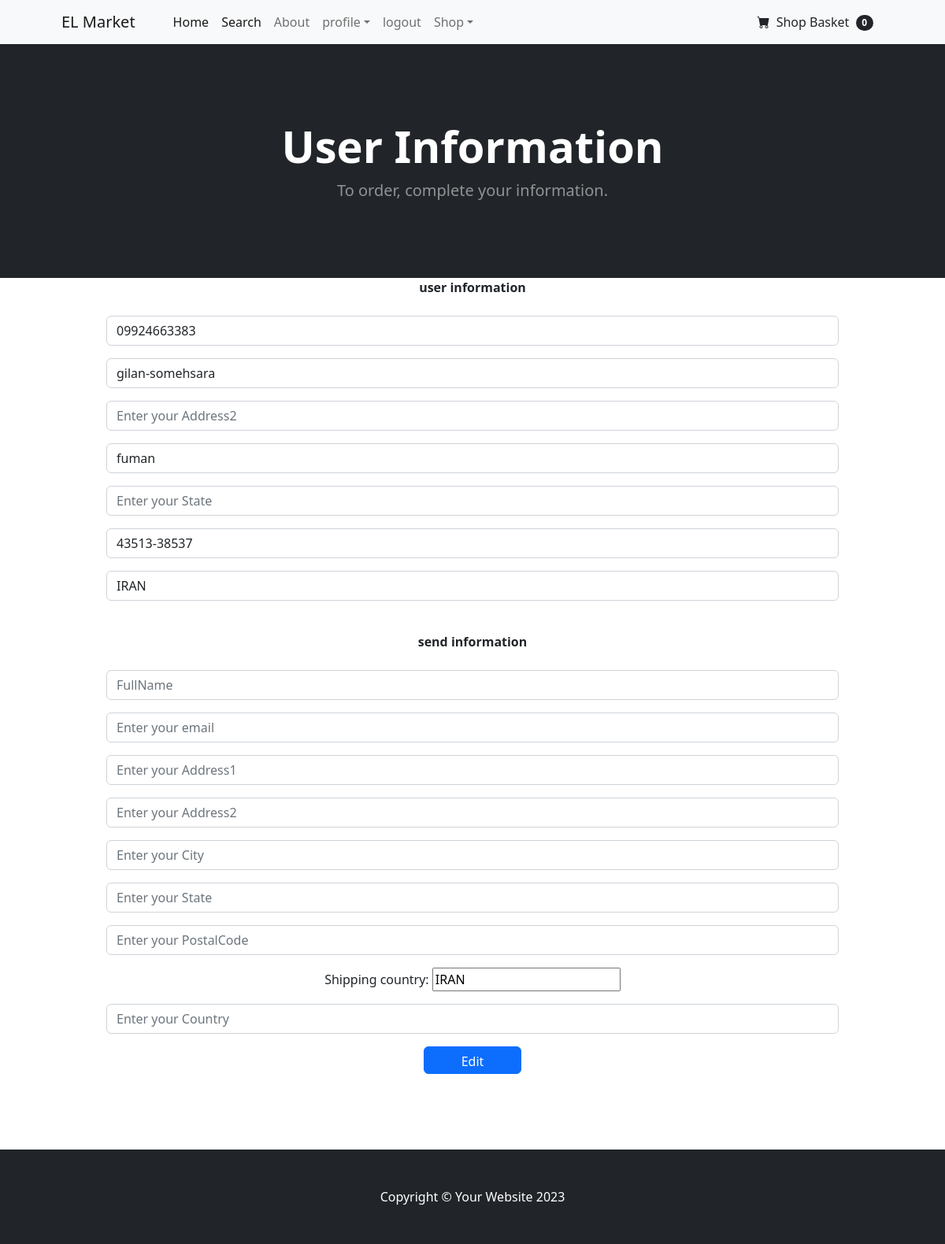
The page /update_info/ (signed in) on the database its author committed.
### shop/models.py (models this page shows, shortened)
class Profile(models.Model):
    user = models.OneToOneField(User, on_delete=models.CASCADE)
    date_modified = models.DateTimeField(User, auto_now=True)
    phone = models.CharField(max_length=25, blank=True)
    address1 = models.CharField(max_length=200, blank=True)
    address2 = models.CharField(max_length=25, blank=True)
    city = models.CharField(max_length=25, blank=True)
    state = models.CharField(max_length=25, blank=True)
    zipcode = models.CharField(max_length=25, blank=True)
    county = models.CharField(max_length=25, default="IRAN")
    old_cart = models.CharField(max_length=200, blank=True, null= True)

### payment/models.py (models this page shows, shortened)
class ShippingAddress(models.Model):
    user = models.ForeignKey(User, on_delete=models.CASCADE, null=True, blank=True)
    shipping_full_name = models.CharField(max_length=250)
    shipping_email = models.CharField(max_length=250)
    shipping_address1 = models.CharField(max_length=200, blank=True)
    shipping_address2 = models.CharField(max_length=25, blank=True, null=True)
    shipping_city = models.CharField(max_length=25, blank=True)
    shipping_state = models.CharField(max_length=25, blank=True)
    shipping_zipcode = models.CharField(max_length=25, blank=True)
    shipping_country = models.CharField(max_length=25, default="IRAN")
    shipping_old_cart = models.CharField(max_length=200, blank=True, null=True)
    class Meta:
        verbose_name_plural = "Shipping Addresses"

### shop/views.py (the view)
# urls.py: path('update_info/',views.update_info, name= "update_info"),
def update_info(request):
    if request.user.is_authenticated:
        current_user = Profile.objects.get(user=request.user)
        shipping_user, created = ShippingAddress.objects.get_or_create(user=request.user)
        form = UpdateUserInfo(request.POST or None, instance=current_user)
        shipping_form = ShippingForm(request.POST or None, instance=shipping_user)
        if form.is_valid() and shipping_form.is_valid():
            form.save()
            shipping_form.save()
            messages.success(request, "User Information has been edited")
            return redirect("home")
        return render(request, "update_info.html", {
            "form": form,
            "shipping_form": shipping_form,
        })
    else:
        messages.warning(request, "You must login first")
        return redirect("home")

### cart/cart.py (called while the page is built)
    def __len__(self):
        return len(self.cart)

### cart/context_processor.py (called while the page is built)
def cart(request):
    return{'cart': Cart(request)}

### shop/templates/update_info.html (shortened to what this page needs)
{% extends "base.html" %}
{% block content %}
<header class="bg-dark py-5">
    <div class="container px-4 px-lg-5 my-5">
        <div class="text-center text-white">
            <h1 class="display-4 fw-bolder">User Information</h1>
            <p class="lead fw-normal text-white-50 mb-0">To order, complete your information.</p>
        </div>
    </div>
</header>
<div class="container">
    <div class="row">
        <center>
            <div class="col-10">
                <strong>user information</strong>
                <br>
                <br>
                <form method="post" action="{% url 'update_info' %}">
                    {{ form.as_p }}
                    <br>
                    <strong>send information</strong>
                    <br>
                    <br>
                    {{ shipping_form.as_p }}
                    <button style="width: 124px; height: 35px;" type="submit" class="btn btn-primary"
                        styl=>Edit</button>
                </form>
                <br>
            </div>
            <br>
            <br>
            <br>
        </center>
    </div>
</div>
{% endblock %}

### rows shown on the page
Profile: phone "09924663383", address1 "gilan-somehsara", city "fuman", zipcode "43513-38537", county "IRAN"
ShippingAddress: shipping_country "IRAN"

### other values the page prints
{{ cart|length }} "0"
